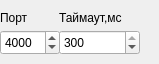
            <widget class="QWidget" name="UDP">
             <widget class="QLabel" name="label_80">
              <property name="geometry">
               <rect>
                <x>0</x>
                <y>10</y>
                <width>47</width>
                <height>16</height>
               </rect>
              </property>
              <property name="text">
               <string>Порт</string>
              </property>
             </widget>
             <widget class="QLabel" name="label_81">
              <property name="geometry">
               <rect>
                <x>59</x>
                <y>10</y>
                <width>91</width>
                <height>16</height>
               </rect>
              </property>
              <property name="text">
               <string>Таймаут,мс</string>
              </property>
             </widget>
             <widget class="QDoubleSpinBox" name="UdpPort_doubleSpinBox">
              <property name="geometry">
               <rect>
                <x>0</x>
                <y>30</y>
                <width>60</width>
                <height>25</height>
               </rect>
              </property>
              <property name="decimals">
               <number>0</number>
              </property>
              <property name="maximum">
               <double>4001.000000000000000</double>
              </property>
              <property name="value">
               <double>4000.000000000000000</double>
              </property>
             </widget>
             <widget class="QDoubleSpinBox" name="timeout_doubleSpinBox">
              <property name="geometry">
               <rect>
                <x>59</x>
                <y>30</y>
                <width>81</width>
                <height>25</height>
               </rect>
              </property>
              <property name="decimals">
               <number>0</number>
              </property>
              <property name="maximum">
               <double>300.000000000000000</double>
              </property>
              <property name="value">
               <double>300.000000000000000</double>
              </property>
             </widget>
            </widget>
